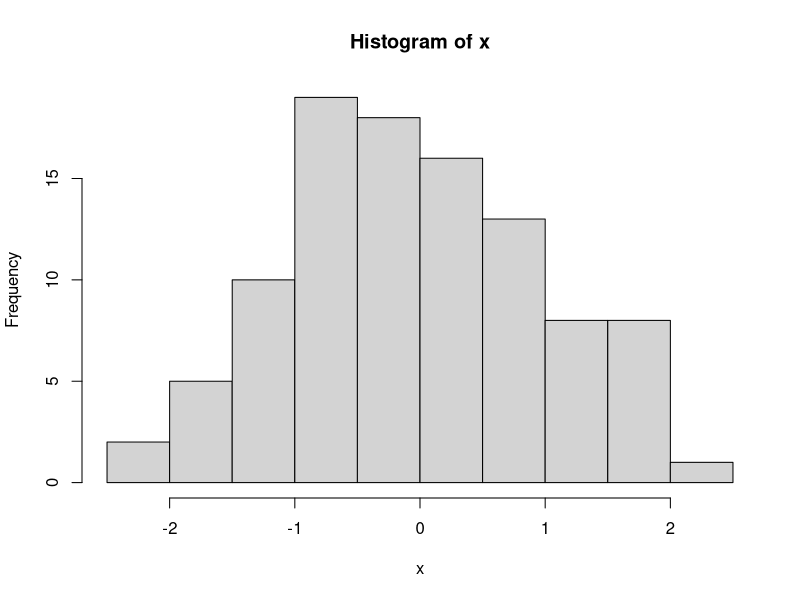
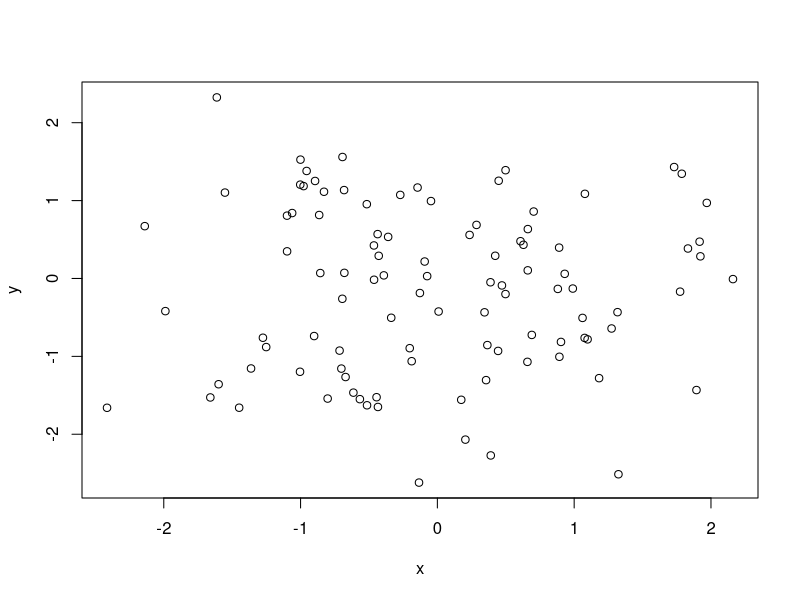
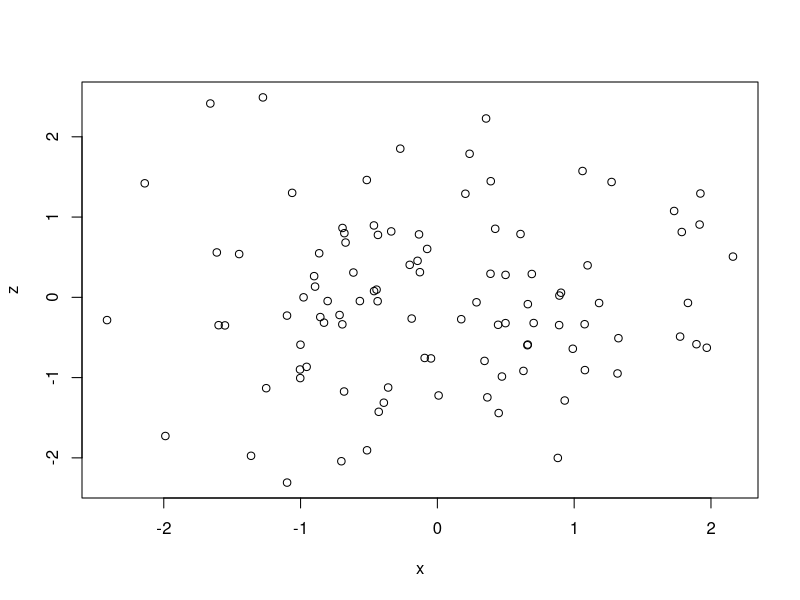
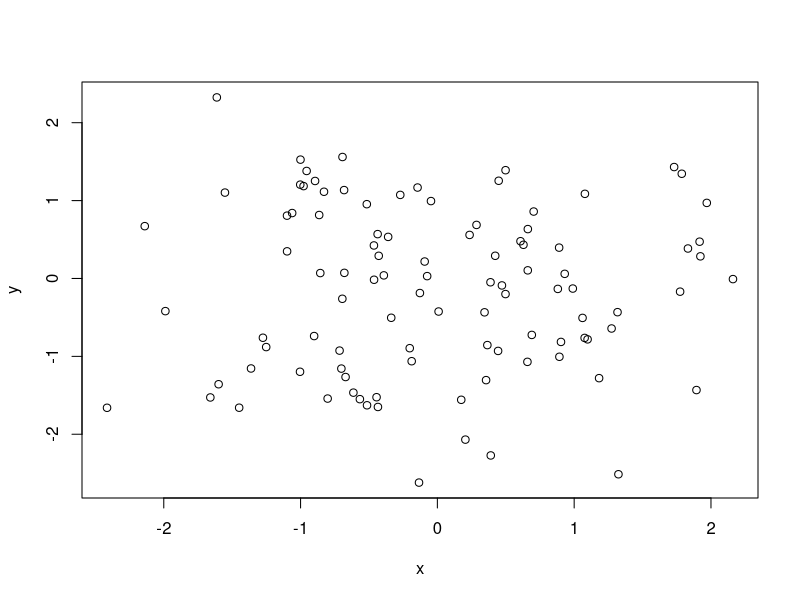
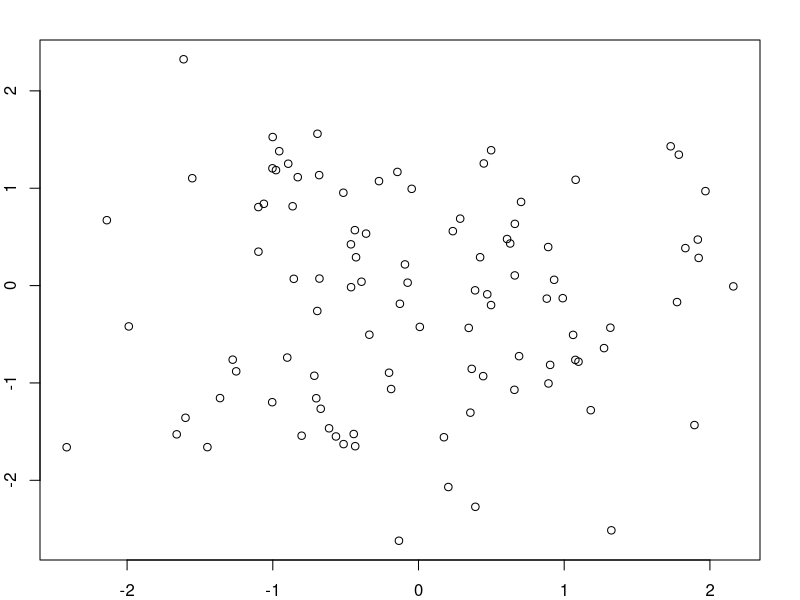
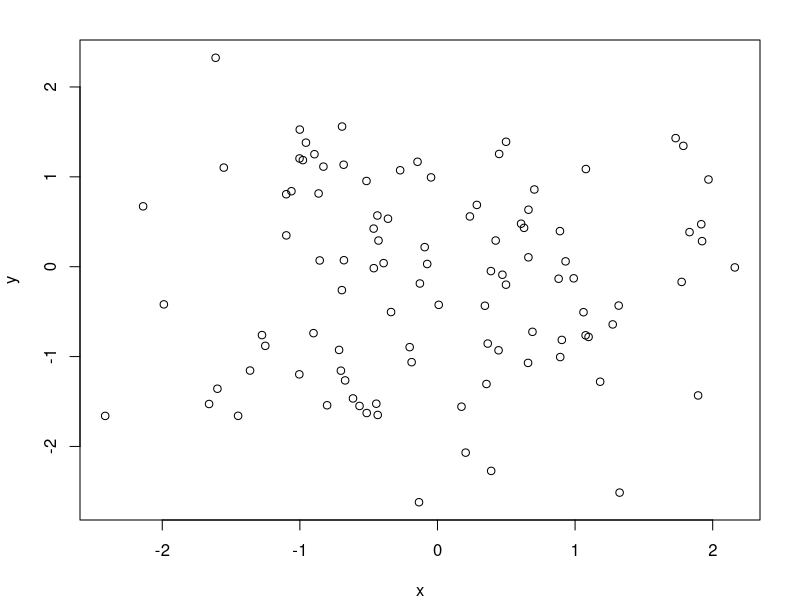
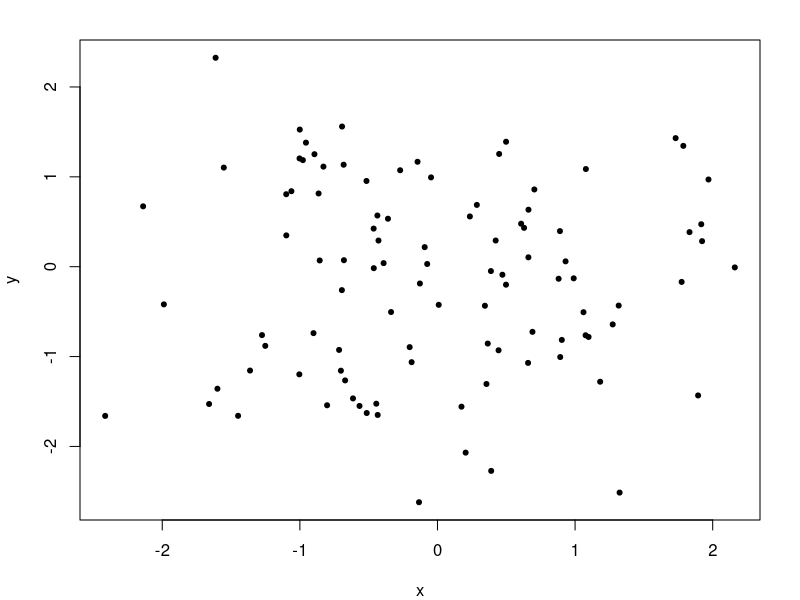
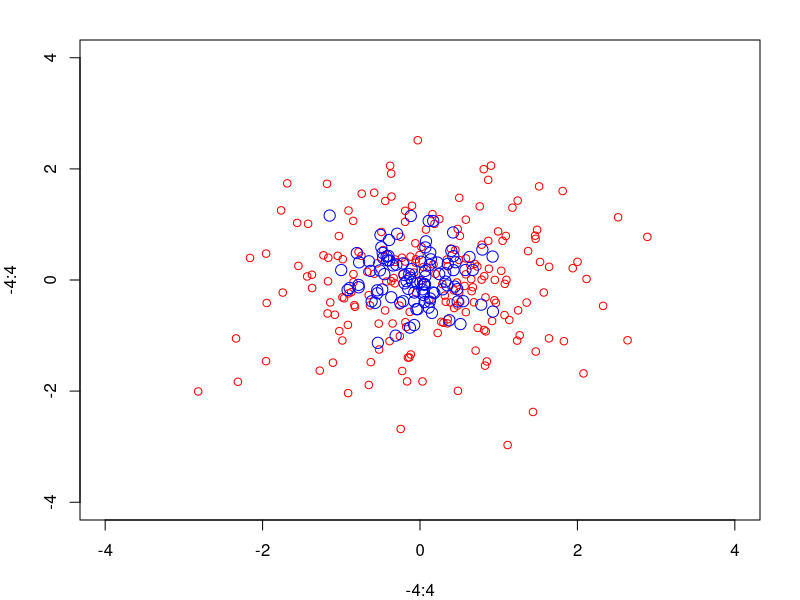

These charts were generated, in order, by the following R code: (Note: this script raises an error after producing the figures.)
#Week 3
x <- rnorm(100)
hist(x)
y <- rnorm(100)
plot(x,y)
z <- rnorm(100)
plot(x,z)
plot(x,y)
par(mar = c(2, 2, 2, 2))
plot(x,y)
par(mar = c(4, 4, 2, 2))
plot(x,y)
plot(x,y, pch=20)
example(points)
require(stats)
plot(-4:4, -4:4, type = "n")

# Lattice
x <- rnorm(100)
y <- x + rnorm(100, sd = 0.5)
f <- gl(2, 50, labels = c("Group 1", "Group 2"))
xyplot(y ~ x | f)

xyplot(y ~ x | f,
       panel = function(x, y, ...) {
         panel.xyplot(x, y, ...)
         panel.abline(h = median(y),
                      lty = 2)
       })

xyplot(y ~ x | f,
       panel = function(x, y, ...) {
         panel.xyplot(x, y, ...)
         panel.lmline(x, y, col = 2)
       })

# Ggplot
qplot(x,y)

str(mpg)
qplot(displ, hwy, data = mpg,	color	=	drv)
qplot(displ, hwy, data = mpg,	geom = c("point",	"smooth"))
qplot(hwy, data = mpg, fill = drv)
qplot(displ, hwy, data = mpg, facets = . ~ drv)
qplot(hwy, data = mpg, facets = drv ~ ., binwidth = 2)

# Latex
plot(0, 0, main = expression(theta == 0),
     ylab = expression(hat(gamma) == 0),
     xlab = expression(sum(x[i] * y[i], i==1, n)))

x <- rnorm(100)
hist(x,
     xlab=expression("The mean (" * bar(x) * ") is " *
                       sum(x[i]/n,i==1,n)))

x <- rnorm(100)
y <- x + rnorm(100, sd = 0.5)
plot(x, y,
     xlab=substitute(bar(x) == k, list(k=mean(x))),
     ylab=substitute(bar(y) == k, list(k=mean(y)))
)

par(mfrow = c(2, 2))
for(i in 1:4) {
  x <- rnorm(100)
  hist(x, main=substitute(theta==num,list(num=i)))
}
